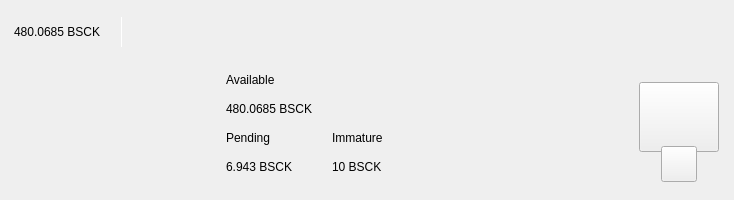
<?xml version="1.0" encoding="UTF-8"?>
<ui version="4.0">
 <class>TopBar</class>
 <widget class="QWidget" name="TopBar">
  <property name="geometry">
   <rect>
    <x>0</x>
    <y>0</y>
    <width>734</width>
    <height>200</height>
   </rect>
  </property>
  <property name="minimumSize">
   <size>
    <width>0</width>
    <height>200</height>
   </size>
  </property>
  <property name="maximumSize">
   <size>
    <width>16777215</width>
    <height>200</height>
   </size>
  </property>
  <property name="windowTitle">
   <string>Form</string>
  </property>
  <layout class="QVBoxLayout" name="verticalLayout_10" stretch="0">
   <property name="spacing">
    <number>0</number>
   </property>
   <property name="leftMargin">
    <number>0</number>
   </property>
   <property name="topMargin">
    <number>0</number>
   </property>
   <property name="rightMargin">
    <number>0</number>
   </property>
   <property name="bottomMargin">
    <number>0</number>
   </property>
   <item>
    <widget class="PFBorderImage" name="containerTop">
     <layout class="QVBoxLayout" name="verticalLayout_11">
      <property name="spacing">
       <number>0</number>
      </property>
      <property name="leftMargin">
       <number>0</number>
      </property>
      <property name="topMargin">
       <number>0</number>
      </property>
      <property name="rightMargin">
       <number>0</number>
      </property>
      <property name="bottomMargin">
       <number>0</number>
      </property>
      <item>
       <widget class="QWidget" name="top_container_2" native="true">
        <property name="minimumSize">
         <size>
          <width>0</width>
          <height>65</height>
         </size>
        </property>
        <layout class="QHBoxLayout" name="top_container">
         <property name="spacing">
          <number>0</number>
         </property>
         <property name="leftMargin">
          <number>14</number>
         </property>
         <property name="topMargin">
          <number>0</number>
         </property>
         <property name="rightMargin">
          <number>14</number>
         </property>
         <property name="bottomMargin">
          <number>0</number>
         </property>
         <item alignment="Qt::AlignVCenter">
          <widget class="QWidget" name="widgetTopAmount" native="true">
           <property name="sizePolicy">
            <sizepolicy hsizetype="Preferred" vsizetype="Maximum">
             <horstretch>0</horstretch>
             <verstretch>0</verstretch>
            </sizepolicy>
           </property>
           <layout class="QHBoxLayout" name="horizontalLayout_5">
            <property name="spacing">
             <number>0</number>
            </property>
            <property name="leftMargin">
             <number>0</number>
            </property>
            <property name="topMargin">
             <number>0</number>
            </property>
            <property name="rightMargin">
             <number>0</number>
            </property>
            <property name="bottomMargin">
             <number>0</number>
            </property>
            <item alignment="Qt::AlignTop">
             <widget class="QLabel" name="labelAmountTopPiv">
              <property name="minimumSize">
               <size>
                <width>0</width>
                <height>36</height>
               </size>
              </property>
              <property name="styleSheet">
               <string notr="true">padding:0px;margin:0px;</string>
              </property>
              <property name="text">
               <string>480.0685 BSCK</string>
              </property>
             </widget>
            </item>
            <item>
             <spacer name="horizontalSpacer_11">
              <property name="orientation">
               <enum>Qt::Horizontal</enum>
              </property>
              <property name="sizeType">
               <enum>QSizePolicy::Fixed</enum>
              </property>
              <property name="sizeHint" stdset="0">
               <size>
                <width>20</width>
                <height>20</height>
               </size>
              </property>
             </spacer>
            </item>
            <item alignment="Qt::AlignVCenter">
             <widget class="QLabel" name="label_16">
              <property name="minimumSize">
               <size>
                <width>1</width>
                <height>30</height>
               </size>
              </property>
              <property name="maximumSize">
               <size>
                <width>1</width>
                <height>30</height>
               </size>
              </property>
              <property name="styleSheet">
               <string notr="true">background-color:white;
padding:0px;
border:none;</string>
              </property>
              <property name="text">
               <string/>
              </property>
             </widget>
            </item>
            <item>
             <spacer name="horizontalSpacer_12">
              <property name="orientation">
               <enum>Qt::Horizontal</enum>
              </property>
              <property name="sizeType">
               <enum>QSizePolicy::Fixed</enum>
              </property>
              <property name="sizeHint" stdset="0">
               <size>
                <width>20</width>
                <height>20</height>
               </size>
              </property>
             </spacer>
            </item>
           </layout>
          </widget>
         </item>
         <item>
          <spacer name="horizontalSpacer">
           <property name="orientation">
            <enum>Qt::Horizontal</enum>
           </property>
           <property name="sizeHint" stdset="0">
            <size>
             <width>40</width>
             <height>20</height>
            </size>
           </property>
          </spacer>
         </item>
         <item>
          <layout class="QHBoxLayout" name="horizontalLayout_4">
           <property name="spacing">
            <number>12</number>
           </property>
           <property name="rightMargin">
            <number>0</number>
           </property>
           <item alignment="Qt::AlignRight">
            <widget class="QWidget" name="layoutSync" native="true">
             <property name="minimumSize">
              <size>
               <width>0</width>
               <height>36</height>
              </size>
             </property>
             <property name="maximumSize">
              <size>
               <width>16777215</width>
               <height>36</height>
              </size>
             </property>
             <layout class="QVBoxLayout" name="verticalLayout_9">
              <property name="leftMargin">
               <number>0</number>
              </property>
              <property name="topMargin">
               <number>0</number>
              </property>
              <property name="rightMargin">
               <number>0</number>
              </property>
              <property name="bottomMargin">
               <number>0</number>
              </property>
              <item>
               <widget class="ExpandableButton" name="pushButtonSync" native="true">
                <property name="minimumSize">
                 <size>
                  <width>36</width>
                  <height>36</height>
                 </size>
                </property>
                <property name="maximumSize">
                 <size>
                  <width>16777215</width>
                  <height>36</height>
                 </size>
                </property>
               </widget>
              </item>
             </layout>
            </widget>
           </item>
           <item>
            <widget class="ExpandableButton" name="pushButtonMint" native="true">
             <property name="minimumSize">
              <size>
               <width>36</width>
               <height>36</height>
              </size>
             </property>
            </widget>
           </item>
           <item>
            <widget class="ExpandableButton" name="pushButtonStack" native="true">
             <property name="minimumSize">
              <size>
               <width>36</width>
               <height>36</height>
              </size>
             </property>
            </widget>
           </item>
           <item>
            <widget class="ExpandableButton" name="pushButtonColdStaking" native="true">
             <property name="minimumSize">
              <size>
               <width>36</width>
               <height>36</height>
              </size>
             </property>
            </widget>
           </item>
           <item>
            <widget class="ExpandableButton" name="pushButtonConnection" native="true">
             <property name="minimumSize">
              <size>
               <width>36</width>
               <height>36</height>
              </size>
             </property>
            </widget>
           </item>
           <item>
            <widget class="ExpandableButton" name="pushButtonLock" native="true">
             <property name="sizePolicy">
              <sizepolicy hsizetype="Expanding" vsizetype="Expanding">
               <horstretch>0</horstretch>
               <verstretch>0</verstretch>
              </sizepolicy>
             </property>
             <property name="minimumSize">
              <size>
               <width>36</width>
               <height>0</height>
              </size>
             </property>
            </widget>
           </item>
           <item>
            <widget class="ExpandableButton" name="pushButtonTheme" native="true">
             <property name="minimumSize">
              <size>
               <width>36</width>
               <height>36</height>
              </size>
             </property>
             <property name="maximumSize">
              <size>
               <width>16777215</width>
               <height>36</height>
              </size>
             </property>
            </widget>
           </item>
           <item>
            <widget class="ExpandableButton" name="pushButtonFAQ" native="true">
             <property name="minimumSize">
              <size>
               <width>36</width>
               <height>36</height>
              </size>
             </property>
            </widget>
           </item>
          </layout>
         </item>
        </layout>
       </widget>
      </item>
      <item>
       <widget class="QWidget" name="bottom_container" native="true">
        <property name="minimumSize">
         <size>
          <width>0</width>
          <height>135</height>
         </size>
        </property>
        <layout class="QHBoxLayout" name="botton_container">
         <property name="leftMargin">
          <number>10</number>
         </property>
         <property name="topMargin">
          <number>0</number>
         </property>
         <property name="rightMargin">
          <number>10</number>
         </property>
         <property name="bottomMargin">
          <number>10</number>
         </property>
         <item>
          <spacer name="horizontalSpacer_4">
           <property name="orientation">
            <enum>Qt::Horizontal</enum>
           </property>
           <property name="sizeHint" stdset="0">
            <size>
             <width>40</width>
             <height>20</height>
            </size>
           </property>
          </spacer>
         </item>
         <item>
          <layout class="QHBoxLayout" name="horizontalLayout_3">
           <property name="bottomMargin">
            <number>9</number>
           </property>
           <item>
            <layout class="QVBoxLayout" name="verticalLayout_7">
             <property name="spacing">
              <number>0</number>
             </property>
             <property name="leftMargin">
              <number>0</number>
             </property>
             <property name="rightMargin">
              <number>30</number>
             </property>
             <item>
              <layout class="QVBoxLayout" name="verticalLayout_2">
               <item>
                <widget class="QLabel" name="labelTitle1">
                 <property name="text">
                  <string>Available</string>
                 </property>
                </widget>
               </item>
               <item>
                <widget class="QLabel" name="labelAmountPiv">
                 <property name="text">
                  <string>480.0685 BSCK</string>
                 </property>
                </widget>
               </item>
              </layout>
             </item>
             <item>
              <layout class="QHBoxLayout" name="horizontalLayout_2">
               <property name="spacing">
                <number>0</number>
               </property>
               <item>
                <layout class="QVBoxLayout" name="verticalLayout_3">
                 <item>
                  <widget class="QLabel" name="labelTitle3">
                   <property name="text">
                    <string>Pending</string>
                   </property>
                  </widget>
                 </item>
                 <item>
                  <widget class="QLabel" name="labelPendingPiv">
                   <property name="text">
                    <string>6.943 BSCK</string>
                   </property>
                  </widget>
                 </item>
                </layout>
               </item>
               <item>
                <spacer name="horizontalSpacer_3">
                 <property name="orientation">
                  <enum>Qt::Horizontal</enum>
                 </property>
                 <property name="sizeType">
                  <enum>QSizePolicy::Fixed</enum>
                 </property>
                 <property name="sizeHint" stdset="0">
                  <size>
                   <width>40</width>
                   <height>20</height>
                  </size>
                 </property>
                </spacer>
               </item>
               <item>
                <layout class="QVBoxLayout" name="verticalLayout_4">
                 <item>
                  <widget class="QLabel" name="labelTitle4">
                   <property name="text">
                    <string>Immature</string>
                   </property>
                  </widget>
                 </item>
                 <item>
                  <widget class="QLabel" name="labelImmaturePiv">
                   <property name="text">
                    <string>10 BSCK</string>
                   </property>
                  </widget>
                 </item>
                </layout>
               </item>
              </layout>
             </item>
            </layout>
           </item>
          </layout>
         </item>
         <item>
          <spacer name="horizontalSpacer_2">
           <property name="orientation">
            <enum>Qt::Horizontal</enum>
           </property>
           <property name="sizeHint" stdset="0">
            <size>
             <width>40</width>
             <height>20</height>
            </size>
           </property>
          </spacer>
         </item>
         <item alignment="Qt::AlignHCenter|Qt::AlignVCenter">
          <widget class="QWidget" name="qrContainer" native="true">
           <property name="sizePolicy">
            <sizepolicy hsizetype="Preferred" vsizetype="Minimum">
             <horstretch>0</horstretch>
             <verstretch>0</verstretch>
            </sizepolicy>
           </property>
           <property name="minimumSize">
            <size>
             <width>90</width>
             <height>110</height>
            </size>
           </property>
           <property name="maximumSize">
            <size>
             <width>90</width>
             <height>110</height>
            </size>
           </property>
           <layout class="QVBoxLayout" name="containerQR">
            <property name="spacing">
             <number>0</number>
            </property>
            <property name="leftMargin">
             <number>5</number>
            </property>
            <property name="topMargin">
             <number>10</number>
            </property>
            <property name="rightMargin">
             <number>5</number>
            </property>
            <property name="bottomMargin">
             <number>0</number>
            </property>
            <item>
             <widget class="QPushButton" name="btnQr">
              <property name="minimumSize">
               <size>
                <width>70</width>
                <height>70</height>
               </size>
              </property>
              <property name="maximumSize">
               <size>
                <width>16777215</width>
                <height>70</height>
               </size>
              </property>
              <property name="focusPolicy">
               <enum>Qt::NoFocus</enum>
              </property>
              <property name="text">
               <string/>
              </property>
              <property name="iconSize">
               <size>
                <width>70</width>
                <height>70</height>
               </size>
              </property>
             </widget>
            </item>
            <item>
             <spacer name="verticalSpacer">
              <property name="orientation">
               <enum>Qt::Vertical</enum>
              </property>
              <property name="sizeType">
               <enum>QSizePolicy::Fixed</enum>
              </property>
              <property name="sizeHint" stdset="0">
               <size>
                <width>20</width>
                <height>20</height>
               </size>
              </property>
             </spacer>
            </item>
            <item alignment="Qt::AlignHCenter|Qt::AlignBottom">
             <widget class="QPushButton" name="pushButtonQR">
              <property name="minimumSize">
               <size>
                <width>36</width>
                <height>36</height>
               </size>
              </property>
              <property name="maximumSize">
               <size>
                <width>36</width>
                <height>36</height>
               </size>
              </property>
              <property name="focusPolicy">
               <enum>Qt::NoFocus</enum>
              </property>
              <property name="text">
               <string/>
              </property>
             </widget>
            </item>
           </layout>
          </widget>
         </item>
        </layout>
       </widget>
      </item>
     </layout>
    </widget>
   </item>
  </layout>
 </widget>
 <customwidgets>
  <customwidget>
   <class>ExpandableButton</class>
   <extends>QWidget</extends>
   <header>qt/bitstock/expandablebutton.h</header>
   <container>1</container>
  </customwidget>
  <customwidget>
   <class>PFBorderImage</class>
   <extends>QFrame</extends>
   <header>qt/bitstock/pfborderimage.h</header>
   <container>1</container>
  </customwidget>
 </customwidgets>
 <resources/>
 <connections/>
</ui>
